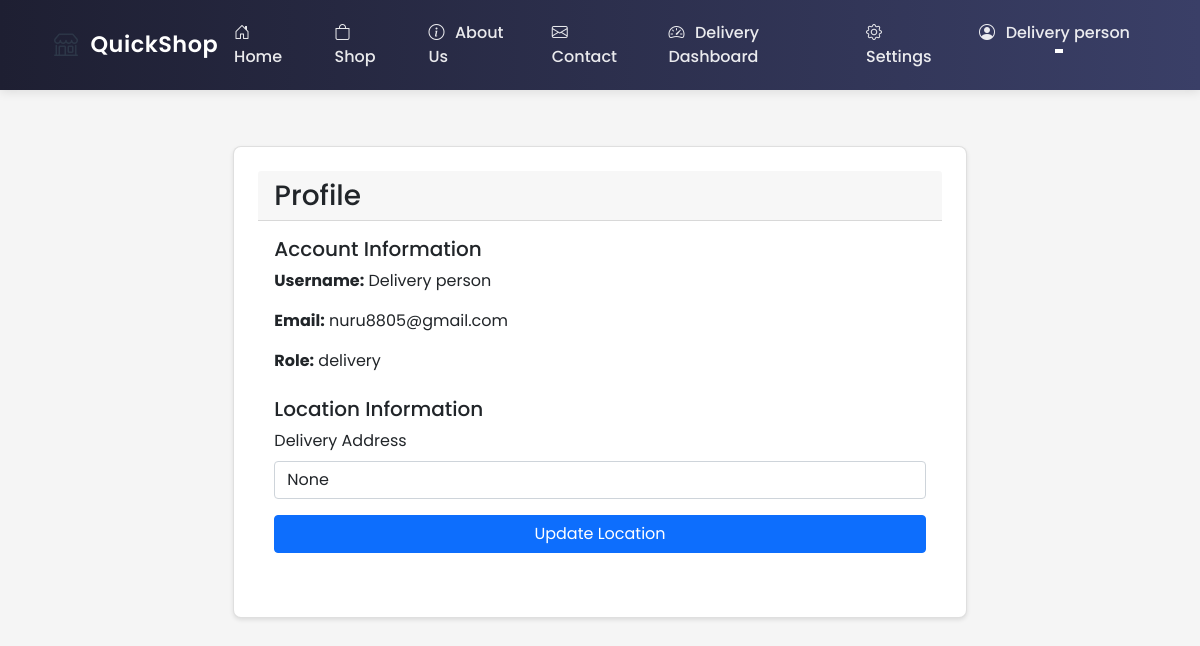
Before: /profile (signed in) with the older database file.
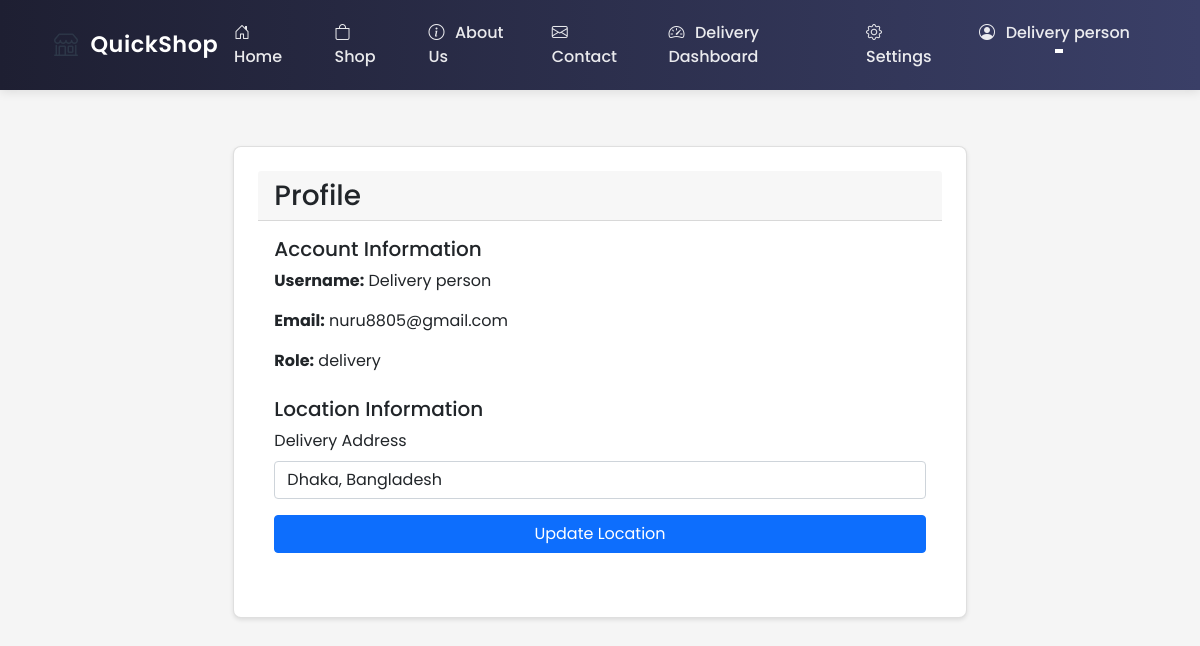
After: the same page with the newer database file.
### ecommerce/models/user.py (models this page shows, shortened)
class User(UserMixin, db.Model):
    id = db.Column(db.Integer, primary_key=True)
    username = db.Column(db.String(80), unique=True, nullable=False)
    email = db.Column(db.String(120), unique=True, nullable=False)
    password_hash = db.Column(db.String(128))
    role = db.Column(db.String(20), nullable=False, default='user')  # user, shop_owner, delivery, admin
    location_lat = db.Column(db.Float)
    location_lng = db.Column(db.Float)
    address = db.Column(db.String(200))
    created_at = db.Column(db.DateTime, default=datetime.utcnow)
    updated_at = db.Column(db.DateTime, default=datetime.utcnow, onupdate=datetime.utcnow)
    is_active = db.Column(db.Boolean, default=True)
    orders = db.relationship('Order', lazy=True, foreign_keys='Order.customer_id')
    shop = db.relationship('Shop', backref='owner', lazy=True, uselist=False)
    deliveries = db.relationship('Order', backref='assigned_delivery_person', lazy=True,
                               foreign_keys='Order.delivery_person_id')

### ecommerce/routes/auth.py (the view, shortened to what this page needs)
@auth_bp.route('/profile', methods=['GET', 'POST'])
@login_required
def profile():
    return render_template('auth/profile.html')

### ecommerce/templates/auth/profile.html (shortened to what this page needs)
{% extends "base.html" %}
{% block content %}
<div class="container mt-4">
    <div class="row justify-content-center">
        <div class="col-md-8">
            <div class="card">
                <div class="card-header">
                    <h3 class="mb-0">Profile</h3>
                </div>
                <div class="card-body">
                    <div class="mb-4">
                        <h5>Account Information</h5>
                        <p><strong>Username:</strong> {{ current_user.username }}</p>
                        <p><strong>Email:</strong> {{ current_user.email }}</p>
                        <p><strong>Role:</strong> {{ current_user.role }}</p>
                    </div>
                    <div class="mb-4">
                        <h5>Location Information</h5>
                        <form method="POST">
                            <div class="mb-3">
                                <label for="address" class="form-label">Delivery Address</label>
                                <input type="text" class="form-control" id="address" name="address"
                                       value="{{ current_user.address }}" required>
                            </div>
                            <div class="d-grid">
                                <button type="submit" class="btn btn-primary">Update Location</button>
                            </div>
                        </form>
                    </div>
                </div>
            </div>
        </div>
    </div>
</div>
{% endblock %}

### ecommerce/templates/base.html (shortened to what the changed rows need)
<!DOCTYPE html>
<html lang="en">
<head>
    <link href="https://cdn.jsdelivr.net/npm/bootstrap@5.1.3/dist/css/bootstrap.min.css" rel="stylesheet">
    <link rel="stylesheet" href="https://cdn.jsdelivr.net/npm/bootstrap-icons@1.7.2/font/bootstrap-icons.css">
    <link rel="stylesheet" href="{{ url_for('static', filename='css/style.css') }}">
</head>
<body class="d-flex flex-column min-vh-100">
    <nav class="navbar navbar-expand-lg navbar-light">
        <div class="container">
            <div class="collapse navbar-collapse" id="navbarNav">
                <ul class="navbar-nav ms-auto">
                    {% if current_user.is_authenticated %}
                        {% if current_user.role == 'admin' %}
                        <li class="nav-item">
                            <a class="nav-link" href="{{ url_for('admin.dashboard') }}">
                                <i class="bi bi-speedometer2"></i> Admin Panel
                            </a>
                        </li>
                        <li class="nav-item dropdown">
                            <a class="nav-link dropdown-toggle" href="#" role="button" data-bs-toggle="dropdown">
                                <i class="bi bi-gear"></i> Manage
                            </a>
                            <ul class="dropdown-menu">
                                <li><a class="dropdown-item" href="{{ url_for('admin.orders') }}">
                                    <i class="bi bi-box-seam"></i> Orders
                                </a></li>
                                <li><a class="dropdown-item" href="{{ url_for('admin.manage_shops') }}">
                                    <i class="bi bi-shop"></i> Shops
                                </a></li>
                                <li><a class="dropdown-item" href="{{ url_for('admin.settings') }}">
                                    <i class="bi bi-gear"></i> Settings
                                </a></li>
                            </ul>
                        </li>
                        {% elif current_user.role == 'delivery' %}
                        <li class="nav-item">
                            <a class="nav-link" href="{{ url_for('delivery.dashboard') }}">
                                <i class="bi bi-speedometer2"></i> Delivery Dashboard
                            </a>
                        </li>
                        <li class="nav-item">
                            <a class="nav-link" href="{{ url_for('delivery.settings') }}">
                                <i class="bi bi-gear"></i> Settings
                            </a>
                        </li>
                        {% endif %}
                        <li class="nav-item dropdown">
                            <a class="nav-link dropdown-toggle" href="#" role="button" data-bs-toggle="dropdown">
                                <i class="bi bi-person-circle"></i> {{ current_user.username }}
                            </a>
                        </li>
                    {% endif %}
                </ul>
            </div>
        </div>
    </nav>
    <main class="flex-shrink-0">
        {% block content %}{% endblock %}
    </main>
</body>
</html>

Changed rows visible on the page:
changed User "Delivery person": address "None" → "Dhaka, Bangladesh"
